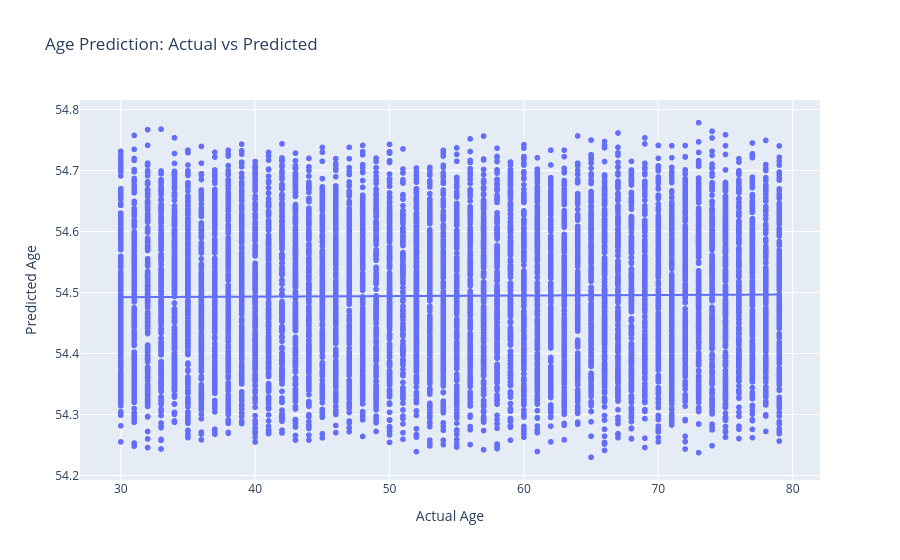

The cell this chart's notebook holds for it:
### Markdown cell above
**1.3 Age Prediction**

Comparing actual vs predicted ages from the regression models.

### Code cell
import plotly.express as px
import pandas as pd

# Create DataFrame for plotting
plot_data = pd.DataFrame({
    'Actual Age': y_test_m,
    'Predicted Age': y_pred_multi
})

# Create Scatter Plot with Trendline using Plotly (No DLL required)
fig = px.scatter(
    plot_data, 
    x='Actual Age', 
    y='Predicted Age', 
    trendline="ols",
    title="Age Prediction: Actual vs Predicted"
)

# Render plot in Notebook
fig.show()

### Figure 1 — Plotly figure (JSON) as saved in the notebook; plotly's stock layout.template omitted (floating-point values rounded to 4 significant figures; data arrays with more than 128 entries replaced by an {"elided": "..."} marker saying what was removed)
{"data": [{"hovertemplate": "Actual Age=%{x}<br>Predicted Age=%{y}<extra></extra>", "legendgroup": "", "marker": {"color": "#636efa", "symbol": "circle"}, "mode": "markers", "name": "", "showlegend": false, "type": "scattergl", "x": {"elided": "10000 int values"}, "xaxis": "x", "y": {"elided": "10000 float values"}, "yaxis": "y"}, {"hovertemplate": "<b>OLS trendline</b><br>Predicted Age = 8.80661e-05 * Actual Age + 54.4898<br>R<sup>2</sup>=0.000129<br><br>Actual Age=%{x}<br>Predicted Age=%{y} <b>(trend)</b><extra></extra>", "legendgroup": "", "marker": {"color": "#636efa", "symbol": "circle"}, "mode": "lines", "name": "", "showlegend": false, "type": "scattergl", "x": {"elided": "10000 int values"}, "xaxis": "x", "y": {"elided": "10000 float values"}, "yaxis": "y"}], "layout": {"legend": {"tracegroupgap": 0}, "title": {"text": "Age Prediction: Actual vs Predicted"}, "xaxis": {"anchor": "y", "domain": [0, 1], "title": {"text": "Actual Age"}}, "yaxis": {"anchor": "x", "domain": [0, 1], "title": {"text": "Predicted Age"}}}}
